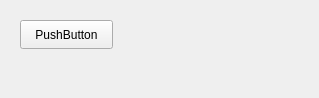
<?xml version="1.0" encoding="UTF-8"?>
<ui version="4.0">
 <class>MainWindow</class>
 <widget class="QWidget" name="MainWindow">
  <property name="geometry">
   <rect>
    <x>0</x>
    <y>0</y>
    <width>319</width>
    <height>98</height>
   </rect>
  </property>
  <property name="windowTitle">
   <string>MainWindow</string>
  </property>
  <widget class="QPushButton" name="pushButton_1">
   <property name="geometry">
    <rect>
     <x>20</x>
     <y>20</y>
     <width>93</width>
     <height>29</height>
    </rect>
   </property>
   <property name="text">
    <string>PushButton</string>
   </property>
  </widget>
 </widget>
 <resources/>
 <connections/>
</ui>
